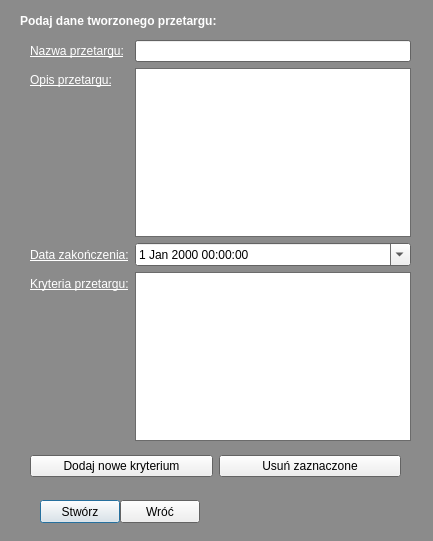
<?xml version="1.0" encoding="UTF-8"?>
<ui version="4.0">
 <class>NowaAukcja</class>
 <widget class="QDialog" name="NowaAukcja">
  <property name="geometry">
   <rect>
    <x>0</x>
    <y>0</y>
    <width>433</width>
    <height>541</height>
   </rect>
  </property>
  <property name="palette">
   <palette>
    <active>
     <colorrole role="WindowText">
      <brush brushstyle="SolidPattern">
       <color alpha="255">
        <red>255</red>
        <green>255</green>
        <blue>255</blue>
       </color>
      </brush>
     </colorrole>
     <colorrole role="Base">
      <brush brushstyle="SolidPattern">
       <color alpha="255">
        <red>255</red>
        <green>255</green>
        <blue>255</blue>
       </color>
      </brush>
     </colorrole>
     <colorrole role="Window">
      <brush brushstyle="SolidPattern">
       <color alpha="255">
        <red>139</red>
        <green>139</green>
        <blue>139</blue>
       </color>
      </brush>
     </colorrole>
    </active>
    <inactive>
     <colorrole role="WindowText">
      <brush brushstyle="SolidPattern">
       <color alpha="255">
        <red>255</red>
        <green>255</green>
        <blue>255</blue>
       </color>
      </brush>
     </colorrole>
     <colorrole role="Base">
      <brush brushstyle="SolidPattern">
       <color alpha="255">
        <red>255</red>
        <green>255</green>
        <blue>255</blue>
       </color>
      </brush>
     </colorrole>
     <colorrole role="Window">
      <brush brushstyle="SolidPattern">
       <color alpha="255">
        <red>139</red>
        <green>139</green>
        <blue>139</blue>
       </color>
      </brush>
     </colorrole>
    </inactive>
    <disabled>
     <colorrole role="WindowText">
      <brush brushstyle="SolidPattern">
       <color alpha="255">
        <red>190</red>
        <green>190</green>
        <blue>190</blue>
       </color>
      </brush>
     </colorrole>
     <colorrole role="Base">
      <brush brushstyle="SolidPattern">
       <color alpha="255">
        <red>139</red>
        <green>139</green>
        <blue>139</blue>
       </color>
      </brush>
     </colorrole>
     <colorrole role="Window">
      <brush brushstyle="SolidPattern">
       <color alpha="255">
        <red>139</red>
        <green>139</green>
        <blue>139</blue>
       </color>
      </brush>
     </colorrole>
    </disabled>
   </palette>
  </property>
  <property name="windowTitle">
   <string>Stwórz nowy przetarg</string>
  </property>
  <widget class="QPushButton" name="pushButton_2">
   <property name="geometry">
    <rect>
     <x>40</x>
     <y>500</y>
     <width>80</width>
     <height>23</height>
    </rect>
   </property>
   <property name="text">
    <string>Stwórz</string>
   </property>
  </widget>
  <widget class="QPushButton" name="pushButton_3">
   <property name="geometry">
    <rect>
     <x>120</x>
     <y>500</y>
     <width>80</width>
     <height>23</height>
    </rect>
   </property>
   <property name="text">
    <string>Wróć</string>
   </property>
  </widget>
  <widget class="QWidget" name="layoutWidget">
   <property name="geometry">
    <rect>
     <x>30</x>
     <y>40</y>
     <width>381</width>
     <height>401</height>
    </rect>
   </property>
   <layout class="QFormLayout" name="formLayout">
    <item row="0" column="0">
     <widget class="QLabel" name="label">
      <property name="font">
       <font>
        <underline>true</underline>
       </font>
      </property>
      <property name="text">
       <string>Nazwa przetargu:</string>
      </property>
     </widget>
    </item>
    <item row="0" column="1">
     <widget class="QLineEdit" name="lineEdit"/>
    </item>
    <item row="1" column="0">
     <widget class="QLabel" name="label_2">
      <property name="font">
       <font>
        <underline>true</underline>
       </font>
      </property>
      <property name="text">
       <string>Opis przetargu:</string>
      </property>
     </widget>
    </item>
    <item row="1" column="1">
     <widget class="QTextEdit" name="textEdit"/>
    </item>
    <item row="2" column="0">
     <widget class="QLabel" name="label_4">
      <property name="font">
       <font>
        <underline>true</underline>
       </font>
      </property>
      <property name="text">
       <string>Data zakończenia:</string>
      </property>
     </widget>
    </item>
    <item row="2" column="1">
     <widget class="QDateTimeEdit" name="dateTimeEdit_2">
      <property name="calendarPopup">
       <bool>true</bool>
      </property>
     </widget>
    </item>
    <item row="3" column="0">
     <widget class="QLabel" name="label_5">
      <property name="font">
       <font>
        <underline>true</underline>
       </font>
      </property>
      <property name="text">
       <string>Kryteria przetargu:</string>
      </property>
     </widget>
    </item>
    <item row="3" column="1">
     <widget class="QListWidget" name="listWidget"/>
    </item>
   </layout>
  </widget>
  <widget class="QWidget" name="layoutWidget">
   <property name="geometry">
    <rect>
     <x>30</x>
     <y>450</y>
     <width>371</width>
     <height>33</height>
    </rect>
   </property>
   <layout class="QHBoxLayout" name="horizontalLayout">
    <item>
     <widget class="QPushButton" name="pushButton">
      <property name="text">
       <string>Dodaj nowe kryterium</string>
      </property>
     </widget>
    </item>
    <item>
     <widget class="QPushButton" name="pushButton_4">
      <property name="text">
       <string>Usuń zaznaczone</string>
      </property>
     </widget>
    </item>
   </layout>
  </widget>
  <widget class="QLabel" name="label_7">
   <property name="geometry">
    <rect>
     <x>20</x>
     <y>10</y>
     <width>241</width>
     <height>21</height>
    </rect>
   </property>
   <property name="font">
    <font>
     <weight>75</weight>
     <bold>true</bold>
    </font>
   </property>
   <property name="text">
    <string>Podaj dane tworzonego przetargu:</string>
   </property>
  </widget>
 </widget>
 <resources/>
 <connections/>
</ui>
